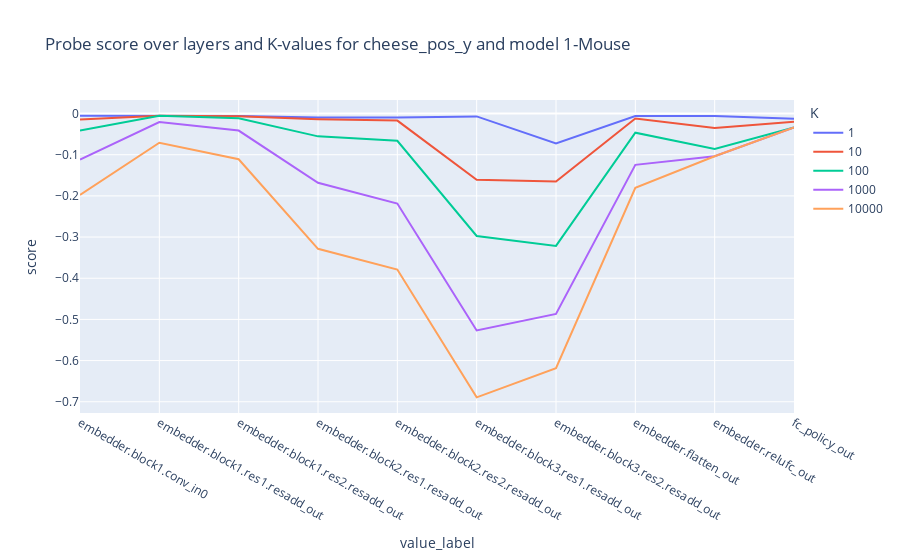

Notebook code cell kept with this figure:
### Code cell
cheese_pos_x = cheese_pos.x.values.astype(float)
cheese_pos_y = cheese_pos.y.values.astype(float)
mouse_pos_x = mouse_pos.x.values.astype(float)
mouse_pos_y = mouse_pos.y.values.astype(float)



index_nums = np.array([1, 10, 100, 1000, 10000])

obj_pos = cheese_pos_x
hook_to_use = hook2
obj_pos_name = 'cheese_pos_y'
model_name = '1-Mouse'

results, _ = cpr.sparse_linear_probe(hook_to_use, values_to_store, obj_pos, model_type='ridge',
    index_nums = index_nums, random_state=42, max_iter=10000, alpha=100.)

plot_sparse_probe_scores(results, obj_pos, index_nums, 
    f'Probe score over layers and K-values for {obj_pos_name} and model {model_name}',
    include_limits=False)

### Figure 1 — Plotly figure (JSON) as saved in the notebook; plotly's stock layout.template omitted (floating-point values rounded to 4 significant figures)
{"data": [{"hovertemplate": "K=1<br>value_label=%{x}<br>score=%{y}<extra></extra>", "legendgroup": "1", "line": {"color": "#636efa", "dash": "solid"}, "marker": {"symbol": "circle"}, "mode": "lines", "name": "1", "orientation": "v", "showlegend": true, "type": "scatter", "x": ["embedder.block1.conv_in0", "embedder.block1.res1.resadd_out", "embedder.block1.res2.resadd_out", "embedder.block2.res1.resadd_out", "embedder.block2.res2.resadd_out", "embedder.block3.res1.resadd_out", "embedder.block3.res2.resadd_out", "embedder.flatten_out", "embedder.relufc_out", "fc_policy_out"], "xaxis": "x", "y": [-0.005148, -0.005875, -0.006263, -0.009675, -0.009391, -0.006933, -0.0724, -0.005982, -0.00584, -0.01235], "yaxis": "y"}, {"hovertemplate": "K=10<br>value_label=%{x}<br>score=%{y}<extra></extra>", "legendgroup": "10", "line": {"color": "#EF553B", "dash": "solid"}, "marker": {"symbol": "circle"}, "mode": "lines", "name": "10", "orientation": "v", "showlegend": true, "type": "scatter", "x": ["embedder.block1.conv_in0", "embedder.block1.res1.resadd_out", "embedder.block1.res2.resadd_out", "embedder.block2.res1.resadd_out", "embedder.block2.res2.resadd_out", "embedder.block3.res1.resadd_out", "embedder.block3.res2.resadd_out", "embedder.flatten_out", "embedder.relufc_out", "fc_policy_out"], "xaxis": "x", "y": [-0.01446, -0.005326, -0.006798, -0.0139, -0.01714, -0.1608, -0.1653, -0.01189, -0.03536, -0.02007], "yaxis": "y"}, {"hovertemplate": "K=100<br>value_label=%{x}<br>score=%{y}<extra></extra>", "legendgroup": "100", "line": {"color": "#00cc96", "dash": "solid"}, "marker": {"symbol": "circle"}, "mode": "lines", "name": "100", "orientation": "v", "showlegend": true, "type": "scatter", "x": ["embedder.block1.conv_in0", "embedder.block1.res1.resadd_out", "embedder.block1.res2.resadd_out", "embedder.block2.res1.resadd_out", "embedder.block2.res2.resadd_out", "embedder.block3.res1.resadd_out", "embedder.block3.res2.resadd_out", "embedder.flatten_out", "embedder.relufc_out", "fc_policy_out"], "xaxis": "x", "y": [-0.04133, -0.005118, -0.01143, -0.05538, -0.06618, -0.2973, -0.3215, -0.04645, -0.08619, -0.03378], "yaxis": "y"}, {"hovertemplate": "K=1000<br>value_label=%{x}<br>score=%{y}<extra></extra>", "legendgroup": "1000", "line": {"color": "#ab63fa", "dash": "solid"}, "marker": {"symbol": "circle"}, "mode": "lines", "name": "1000", "orientation": "v", "showlegend": true, "type": "scatter", "x": ["embedder.block1.conv_in0", "embedder.block1.res1.resadd_out", "embedder.block1.res2.resadd_out", "embedder.block2.res1.resadd_out", "embedder.block2.res2.resadd_out", "embedder.block3.res1.resadd_out", "embedder.block3.res2.resadd_out", "embedder.flatten_out", "embedder.relufc_out", "fc_policy_out"], "xaxis": "x", "y": [-0.1116, -0.02069, -0.04132, -0.1682, -0.2186, -0.5269, -0.4867, -0.1246, -0.1036, -0.03378], "yaxis": "y"}, {"hovertemplate": "K=10000<br>value_label=%{x}<br>score=%{y}<extra></extra>", "legendgroup": "10000", "line": {"color": "#FFA15A", "dash": "solid"}, "marker": {"symbol": "circle"}, "mode": "lines", "name": "10000", "orientation": "v", "showlegend": true, "type": "scatter", "x": ["embedder.block1.conv_in0", "embedder.block1.res1.resadd_out", "embedder.block1.res2.resadd_out", "embedder.block2.res1.resadd_out", "embedder.block2.res2.resadd_out", "embedder.block3.res1.resadd_out", "embedder.block3.res2.resadd_out", "embedder.flatten_out", "embedder.relufc_out", "fc_policy_out"], "xaxis": "x", "y": [-0.1978, -0.07101, -0.111, -0.3286, -0.3789, -0.6893, -0.6185, -0.1805, -0.1036, -0.03378], "yaxis": "y"}], "layout": {"legend": {"title": {"text": "K"}, "tracegroupgap": 0}, "title": {"text": "Probe score over layers and K-values for cheese_pos_y and model 1-Mouse"}, "xaxis": {"anchor": "y", "domain": [0, 1], "title": {"text": "value_label"}}, "yaxis": {"anchor": "x", "domain": [0, 1], "title": {"text": "score"}}}}
